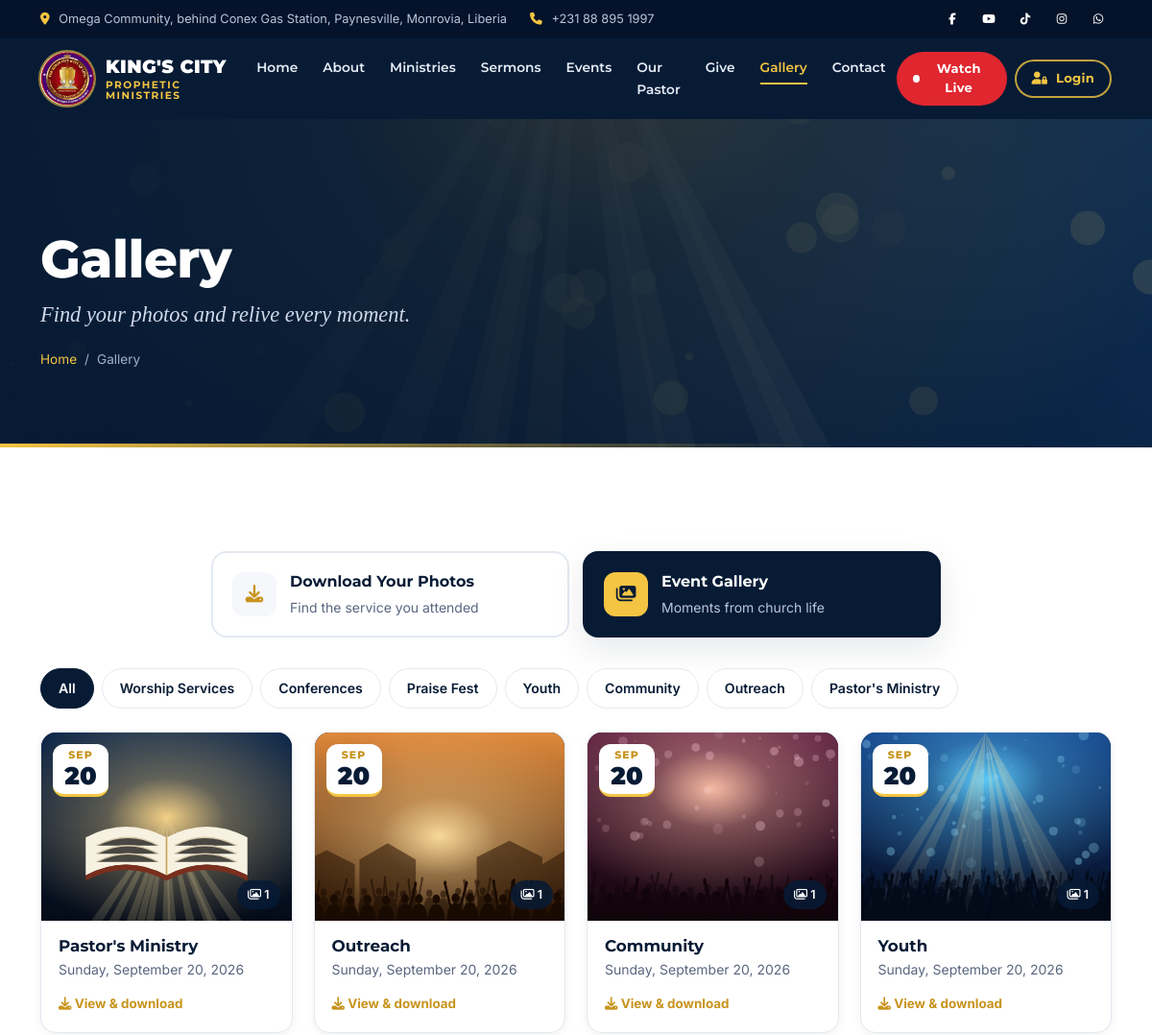
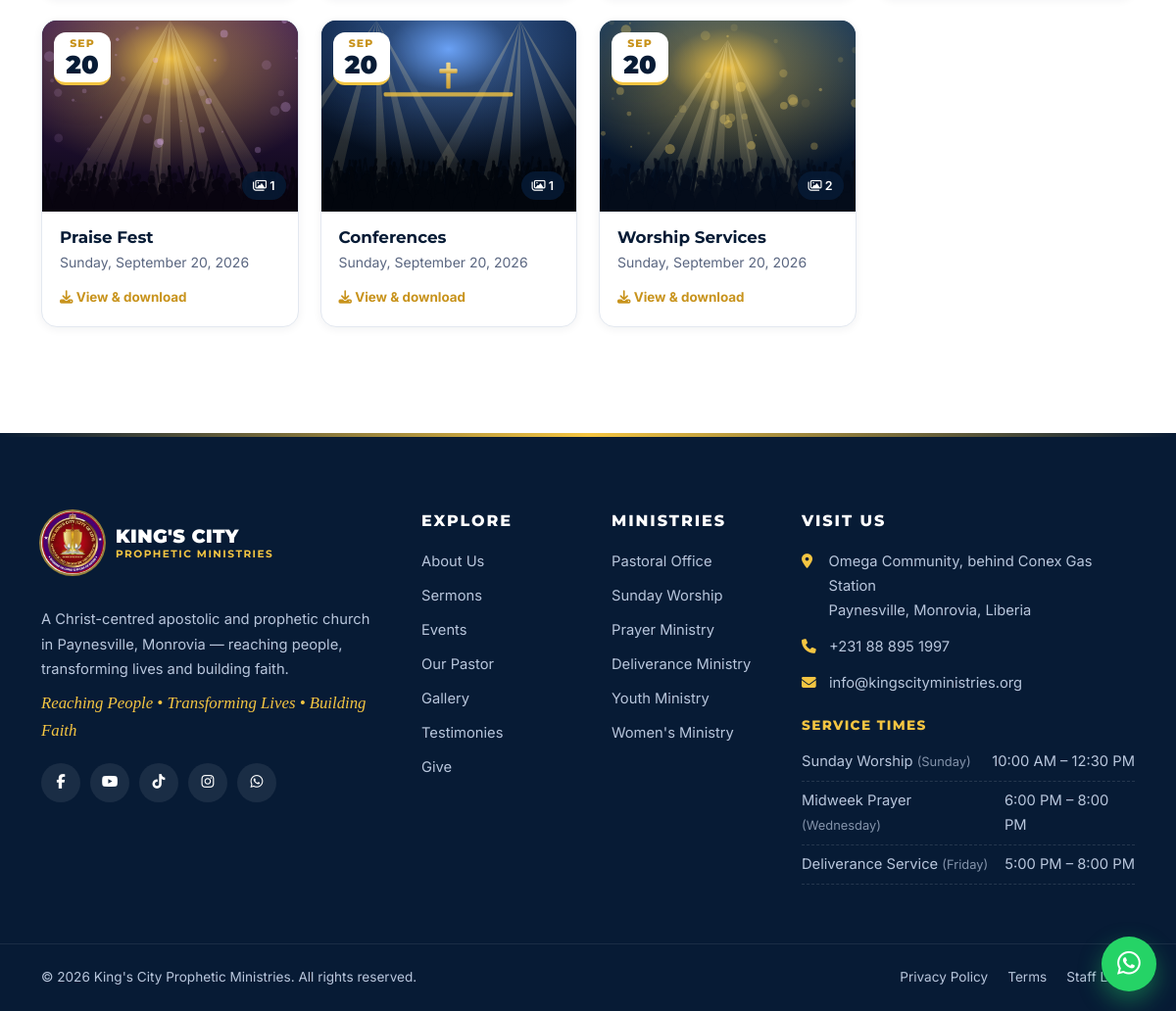
The page /gallery.php?tab=event on the database its author committed (2 pictures, top to bottom).
### tables this page shows
CREATE TABLE social_links (
  id         INT UNSIGNED AUTO_INCREMENT PRIMARY KEY,
  platform   VARCHAR(40) NOT NULL,
  url        VARCHAR(255) NOT NULL,
  icon       VARCHAR(60) NOT NULL,
  sort_order SMALLINT NOT NULL DEFAULT 0,
  is_active  TINYINT(1) NOT NULL DEFAULT 1
);

CREATE TABLE gallery_categories (
  id         INT UNSIGNED AUTO_INCREMENT PRIMARY KEY,
  name       VARCHAR(80) NOT NULL,
  slug       VARCHAR(100) NOT NULL UNIQUE,
  sort_order SMALLINT NOT NULL DEFAULT 0
);

CREATE TABLE photo_albums (
  id             INT UNSIGNED AUTO_INCREMENT PRIMARY KEY,
  title          VARCHAR(200) NULL COMMENT 'Optional — the date is shown when empty',
  album_date     DATE NOT NULL,
  date_precision ENUM('day','month') NOT NULL DEFAULT 'day',
  type           ENUM('downloads','event') NOT NULL DEFAULT 'downloads',
  category_id    INT UNSIGNED NULL,
  department_id  INT UNSIGNED NULL,
  description    VARCHAR(300) NULL,
  allow_download TINYINT(1) NOT NULL DEFAULT 1,
  is_published   TINYINT(1) NOT NULL DEFAULT 1,
  cover_id       INT UNSIGNED NULL,
  created_by     INT UNSIGNED NULL,
  created_at     TIMESTAMP NOT NULL DEFAULT CURRENT_TIMESTAMP,
  updated_at     TIMESTAMP NOT NULL DEFAULT CURRENT_TIMESTAMP ON UPDATE CURRENT_TIMESTAMP,
  FOREIGN KEY (category_id) REFERENCES gallery_categories(id) ON DELETE SET NULL,
  FOREIGN KEY (department_id) REFERENCES departments(id) ON DELETE SET NULL,
  FOREIGN KEY (created_by) REFERENCES users(id) ON DELETE SET NULL,
  INDEX idx_album_pub (is_published, type, album_date)
);

CREATE TABLE departments (
  id               INT UNSIGNED AUTO_INCREMENT PRIMARY KEY,
  name             VARCHAR(120) NOT NULL,
  slug             VARCHAR(140) NOT NULL UNIQUE,
  description      TEXT NULL,
  image            VARCHAR(255) NULL,
  icon             VARCHAR(60)  NULL DEFAULT 'fa-church',
  head_user_id     INT UNSIGNED NULL,
  head_name        VARCHAR(120) NULL COMMENT 'Shown publicly when the head has no account',
  contact_email    VARCHAR(190) NULL,
  contact_phone    VARCHAR(40)  NULL,
  meeting_schedule VARCHAR(255) NULL,
  is_public        TINYINT(1) NOT NULL DEFAULT 1 COMMENT 'Listed on the public Ministries page',
  sort_order       SMALLINT NOT NULL DEFAULT 0,
  status           ENUM('active','inactive') NOT NULL DEFAULT 'active',
  created_at       TIMESTAMP NOT NULL DEFAULT CURRENT_TIMESTAMP,
  updated_at       TIMESTAMP NOT NULL DEFAULT CURRENT_TIMESTAMP ON UPDATE CURRENT_TIMESTAMP,
  FOREIGN KEY (head_user_id) REFERENCES users(id) ON DELETE SET NULL,
  INDEX idx_dept_status (status, sort_order)
);

CREATE TABLE service_times (
  id          INT UNSIGNED AUTO_INCREMENT PRIMARY KEY,
  name        VARCHAR(120) NOT NULL,
  day_of_week VARCHAR(20) NOT NULL,
  start_time  TIME NOT NULL,
  end_time    TIME NULL,
  description VARCHAR(255) NULL,
  sort_order  SMALLINT NOT NULL DEFAULT 0,
  is_active   TINYINT(1) NOT NULL DEFAULT 1
);

### gallery.php (the view, shortened to what the rows shown need)
<?php
require __DIR__ . '/includes/bootstrap.php';
$tab = ($_GET['tab'] ?? 'downloads') === 'event' ? 'event' : 'downloads';
    ?>
    <?php
$months = Album::months('downloads');
$month = isset($months[$_GET['month'] ?? '']) ? $_GET['month'] : null;
$categories = array_filter(Gallery::categories(), fn($c) => $c['items'] > 0);
$cat = in_array($_GET['category'] ?? '', array_column($categories, 'slug'), true) ? $_GET['category'] : null;
$p = paginate(Album::countPublic($tab, $tab === 'downloads' ? $month : null, $tab === 'event' ? $cat : null), 18);
$albums = Album::publicList($tab, $tab === 'downloads' ? $month : null, $tab === 'event' ? $cat : null, $p['per_page'], $p['offset']);
require __DIR__ . '/includes/header.php';
echo page_banner('Gallery', 'Find your photos and relive every moment.', 'assets/images/placeholders/worship.svg', [], 'gallery');
?>
<section class="section">
  <div class="container">
    <?php if ($tab === 'downloads'): ?>
      <?php if ($months): ?>
        <div class="filter-pills month-pills mb-4" role="group" aria-label="Filter by month" data-aos="fade-up">
          <a class="pill<?= !$month ? ' active' : '' ?>" href="?tab=downloads">All dates</a>
          <?php foreach ($months as $ym => $label): ?><a class="pill<?= $month === $ym ? ' active' : '' ?>" href="?tab=downloads&amp;month=<?= e($ym) ?>"><?= e($label) ?></a><?php endforeach; ?>
        </div>
      <?php endif; ?>
    <?php elseif ($categories): ?>
      <div class="filter-pills mb-4" role="group" aria-label="Filter by category" data-aos="fade-up">
        <a class="pill<?= !$cat ? ' active' : '' ?>" href="?tab=event">All</a>
        <?php foreach ($categories as $c): ?><a class="pill<?= $cat === $c['slug'] ? ' active' : '' ?>" href="?tab=event&amp;category=<?= e($c['slug']) ?>"><?= e($c['name']) ?></a><?php endforeach; ?>
      </div>
    <?php endif; ?>
    <?php if (!$albums): echo empty_state('fa-images', $tab === 'downloads' ? 'No photos to download yet' : 'No albums yet', 'Photos from our services and events will appear here.');
    else: ?>
      <div class="album-list">
        <?php foreach ($albums as $i => $a): ?>
          <a class="public-album" href="<?= e(url('gallery.php?album=' . $a['id'])) ?>" data-aos="fade-up" data-aos-delay="<?= ($i % 3) * 70 ?>">
            <span class="pa-cover"><img src="<?= e(media_url($a['cover'], 'assets/images/placeholders/worship.svg')) ?>" alt="" loading="lazy" width="480" height="340">
              <span class="pa-count"><i class="fa-regular fa-images" aria-hidden="true"></i> <?= (int) $a['photo_count'] ?></span>
              <?php if ($a['date_precision'] === 'day'): ?><span class="pa-date"><?= date_chip($a['album_date']) ?></span><?php endif; ?></span>
            <span class="pa-body">
              <strong><?= e(Album::label($a)) ?></strong>
              <small><?= e($a['title'] ? Album::dateLabel($a) : ($a['category_name'] ?: Album::TYPES[$a['type']])) ?></small>
              <span class="pa-cta"><?= $a['allow_download'] ? '<i class="fa-solid fa-download" aria-hidden="true"></i> View &amp; download' : '<i class="fa-solid fa-eye" aria-hidden="true"></i> View photos' ?></span>
            </span>
          </a>
        <?php endforeach; ?>
      </div>
    <?php endif; ?>
  </div>
</section>
<?php require __DIR__ . '/includes/footer.php'; ?>

### includes/components.php (shortened to what the rows shown need)
<?php
function bg_video_tag(?array $hero, string $class = 'bg-video'): string
{
    if (!HeroVideo::hasVideo($hero)) {
        return '';
    }
    $poster = media_url($hero['poster'], 'assets/images/placeholders/hero-poster.svg');
    return '<video class="' . e($class) . '" autoplay muted loop playsinline preload="none" poster="' . e($poster) . '" aria-hidden="true" tabindex="-1" data-bg-video'
        . ' data-mobile-src="' . e($hero['video_mobile'] ? media_url($hero['video_mobile']) : '') . '">'
        . ($hero['video_webm'] ? '<source data-src="' . e(media_url($hero['video_webm'])) . '" type="video/webm">' : '')
        . ($hero['video_mp4'] ? '<source data-src="' . e(media_url($hero['video_mp4'])) . '" type="video/mp4">' : '')
        . '</video>';
}
function page_banner(string $title, string $subtitle = '', string $image = 'assets/images/placeholders/hero-poster.svg', array $crumbs = [], string $heroPage = ''): string
{
    $hero = $heroPage ? HeroVideo::active($heroPage) : null;
    $video = bg_video_tag($hero);
    $crumbHtml = '<nav aria-label="Breadcrumb"><ol class="breadcrumb"><li class="breadcrumb-item"><a href="' . e(url()) . '">Home</a></li>';
    $crumbHtml .= '<li class="breadcrumb-item active" aria-current="page">' . e($title) . '</li></ol></nav>';
    return '<section class="page-banner' . ($video ? ' has-video' : '') . '" style="--banner:url(\'' . e(media_url($image)) . '\')">' . $video . '<div class="container">'
        . '<h1 data-aos="fade-up">' . e($title) . '</h1>' . ($subtitle ? '<p data-aos="fade-up" data-aos-delay="100">' . e($subtitle) . '</p>' : '')
        . '<div data-aos="fade-up" data-aos-delay="150">' . $crumbHtml . '</div></div></section>';
}
function date_chip(string $date): string
{
    return '<div class="date-chip" aria-hidden="true"><span>' . e(strtoupper(date('M', strtotime($date)))) . '</span><strong>' . e(date('d', strtotime($date))) . '</strong></div>';
}
function social_icons(string $class = 'social-icons'): string
{
    $html = '<ul class="' . e($class) . '">';
    foreach (social_links() as $s) {
        $html .= '<li><a href="' . e($s['url']) . '" target="_blank" rel="noopener" aria-label="' . e($s['platform']) . '"><i class="fa-brands ' . e($s['icon']) . '" aria-hidden="true"></i></a></li>';
    }
    return $html . '</ul>';
}

### includes/footer.php (shortened to what the rows shown need)
<?php
$footerMinistries = DB::all("SELECT name, slug FROM departments WHERE status = 'active' AND is_public = 1 ORDER BY sort_order LIMIT 6");
?>
</main>
<footer class="site-footer">
  <div class="container">
    <div class="row g-5">
      <div class="col-lg-4">
        <?= social_icons() ?>
      </div>
      <div class="col-6 col-lg-2">
        <h2 class="footer-title">Explore</h2>
      </div>
      <div class="col-6 col-lg-2">
        <h2 class="footer-title">Ministries</h2>
        <ul class="footer-links">
          <?php foreach ($footerMinistries as $m): ?><li><a href="<?= e(url('ministries.php#' . $m['slug'])) ?>"><?= e($m['name']) ?></a></li><?php endforeach; ?>
        </ul>
      </div>
      <div class="col-lg-4">
        <h2 class="footer-title">Visit Us</h2>
        <ul class="service-list">
          <?php foreach (service_times() as $s): ?>
            <li><span><?= e($s['name']) ?> <small>(<?= e($s['day_of_week']) ?>)</small></span><span><?= e(time_range($s['start_time'], $s['end_time'])) ?></span></li>
          <?php endforeach; ?>
        </ul>
      </div>
    </div>
  </div>
</footer>
</body>
</html>

### rows shown on the page
gallery_categories: name "Worship Services"
gallery_categories: name "Conferences"
gallery_categories: name "Praise Fest"
gallery_categories: name "Youth"
gallery_categories: name "Community"
gallery_categories: name "Outreach"
gallery_categories: name "Pastor's Ministry"
photo_albums: shows a picture, photo_count "1", album_date "SEP", album_date "20", title "Pastor's Ministry", title+date_precision+album_date "Sunday, September 20, 2026", allow_download 1 (drawn)
photo_albums: shows a picture, photo_count "1", album_date "SEP", album_date "20", title "Outreach", title+date_precision+album_date "Sunday, September 20, 2026", allow_download 1 (drawn)
photo_albums: shows a picture, photo_count "1", album_date "SEP", album_date "20", title "Community", title+date_precision+album_date "Sunday, September 20, 2026", allow_download 1 (drawn)
photo_albums: shows a picture, photo_count "1", album_date "SEP", album_date "20", title "Youth", title+date_precision+album_date "Sunday, September 20, 2026", allow_download 1 (drawn)
photo_albums: shows a picture, photo_count "1", album_date "SEP", album_date "20", title "Praise Fest", title+date_precision+album_date "Sunday, September 20, 2026", allow_download 1 (drawn)
photo_albums: shows a picture, photo_count "1", album_date "SEP", album_date "20", title "Conferences", title+date_precision+album_date "Sunday, September 20, 2026", allow_download 1 (drawn)
photo_albums: shows a picture, photo_count "2", album_date "SEP", album_date "20", title "Worship Services", title+date_precision+album_date "Sunday, September 20, 2026", allow_download 1 (drawn)
departments: name "Pastoral Office"
departments: name "Sunday Worship"
departments: name "Prayer Ministry"
departments: name "Deliverance Ministry"
departments: name "Youth Ministry"
departments: name "Women's Ministry"
service_times: name "Sunday Worship", day_of_week "Sunday", time_range($s['start_time'], $s['end_time']) "10:00 AM – 12:30 PM"
service_times: name "Midweek Prayer", day_of_week "Wednesday", time_range($s['start_time'], $s['end_time']) "6:00 PM – 8:00 PM"
service_times: name "Deliverance Service", day_of_week "Friday", time_range($s['start_time'], $s['end_time']) "5:00 PM – 8:00 PM"

### other values the page prints
church_address_line() "Omega Community, behind Conex Gas Station, Paynesville, Monrovia, Liberia"
setting('phone') "+231 88 895 1997"
$shortName "KING'S CITY"
$restName "PROPHETIC MINISTRIES"
$label "Home"
$label "About"
$label "Ministries"
$label "Sermons"
$label "Events"
$label "Our Pastor"
$label "Give"
$label "Gallery"
$label "Contact"
$title "Gallery"
$subtitle "Find your photos and relive every moment."
